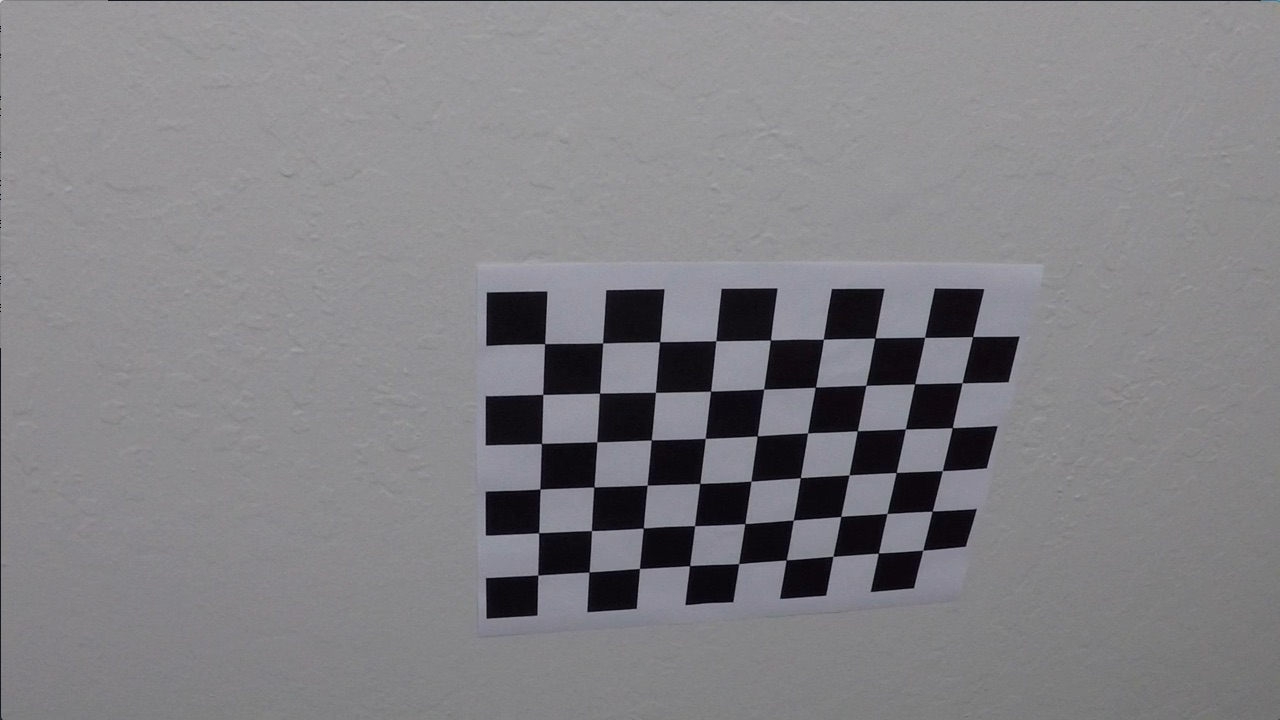
#> input picture camera_cal/calibration10.jpg, 1280 x 720 px; its folder holds only this picture in this run
$ jupyter execute --allow-errors 'Distortion Correction.ipynb'
#> lines starting #> are read from the running program, lines starting #| are printed output that depends on the picture
# Distortion correction

In Below function based on the number of inner corners on the chessboard, I prepare the "object points", which are the (x, y, z) coordinates of where the chessboard corners are in the real world

lets import all the library to correct the distortion image

[cell 1]
import cv2
import numpy as np
import glob
import matplotlib.pyplot as plt
import os.path as path

[cell 2]
def distortionCorrection(calib_images_dir):
       # prepare object points, like (0,0,0), (1,0,0), (2,0,0) ....,(6,5,0)
#> called with calib_images_dir = 'camera_cal'
    objp = np.zeros((6 * 9, 3), np.float32)
    objp[:, :2] = np.mgrid[0:9, 0:6].T.reshape(-1, 2)

    # Arrays to store object points and image points from all the images.
    objpoints = []  # 3d points in real world space
    imgpoints = []  # 2d points in image plane.

    # Make a list of calibration images
    images = glob.glob(path.join(calib_images_dir, 'calibration*.jpg'))

    # Step through the list and search for chessboard corners
    for filename in images:

        img = cv2.imread(filename)
#> img is the input picture: shape (720, 1280, 3); mean B, G, R 133.1, 129.4, 130.2
        gray = cv2.cvtColor(img, cv2.COLOR_BGR2GRAY)

        # Find the chessboard corners
        pattern_found, corners = cv2.findChessboardCorners(gray, (9, 6), None)
#> pattern_found = True; corners = 54 rows, first 8: [545.3, 343.1], [602.7, 342.8], [660.1, 341.3], [715.8, 340.7], [770.6, 340], [823.5, 339.2], [874.3, 338.5], [925.1, 337.4]

        if pattern_found is True:
            objpoints.append(objp)
            imgpoints.append(corners)
    ret, mtx, dist, rvecs, tvecs = cv2.calibrateCamera(objpoints, imgpoints, gray.shape[::-1], None, None)
#> ret = 0.68; mtx = [[1143.7, 0, 681.7], [0, 1109.2, 367.7], [0, 0, 1]]; dist = [[-0.515, 2.99, -0.00876, 0.00937, 1.41]]; rvecs = ([0.451, -0.252, 0.0361],); tvecs = ([-2.31, -0.422, 19.12],)

    return ret, mtx, dist, rvecs, tvecs

Now using undistort function we will undistort the images from the camera

[cell 3]
def undistort(frame, mtx, dist):

    frame_undistorted = cv2.undistort(frame, mtx, dist, newCameraMatrix=mtx)
    return frame_undistorted

Below function will show the correct image using above function

[cell 4]
def showDisortImageToCorrectImage():
    ret, mtx, dist, rvecs, tvecs = distortionCorrection(calib_images_dir='camera_cal')
#> ret = 0.68; dist = [[-0.515, 2.99, -0.00876, 0.00937, 1.41]]; rvecs = ([0.451, -0.252, 0.0361],); tvecs = ([-2.31, -0.422, 19.12],)
    img = cv2.imread('camera_cal/calibration1.jpg')
    img_undistorted = undistort(img, mtx, dist)
    f, (ax1, ax2) = plt.subplots(1, 2, figsize=(10, 4))
    f.tight_layout()
    ax1.imshow(img)
    ax1.plot(580   , 173, '.')
    ax1.plot(577 , 274 , '.')
    ax1.plot(457, 269, '.')
    ax1.plot(463, 160, '.')
    ax1.set_title('Original Image', fontsize=10)
    ax2.imshow(img_undistorted)
    ax2.set_title('Undistorted and Warped Image', fontsize=10)
    plt.subplots_adjust(left=0., right=1, top=0.9, bottom=0.)
    plt.show()

#> (a cell that did not finish here is left out)

[cell 6]
ret, mtx, dist, rvecs, tvecs = distortionCorrection(calib_images_dir='camera_cal')
#> ret = 0.68; dist = [[-0.515, 2.99, -0.00876, 0.00937, 1.41]]; rvecs = ([0.451, -0.252, 0.0361],); tvecs = ([-2.31, -0.422, 19.12],)
img = cv2.imread('test_images/test2.jpg')
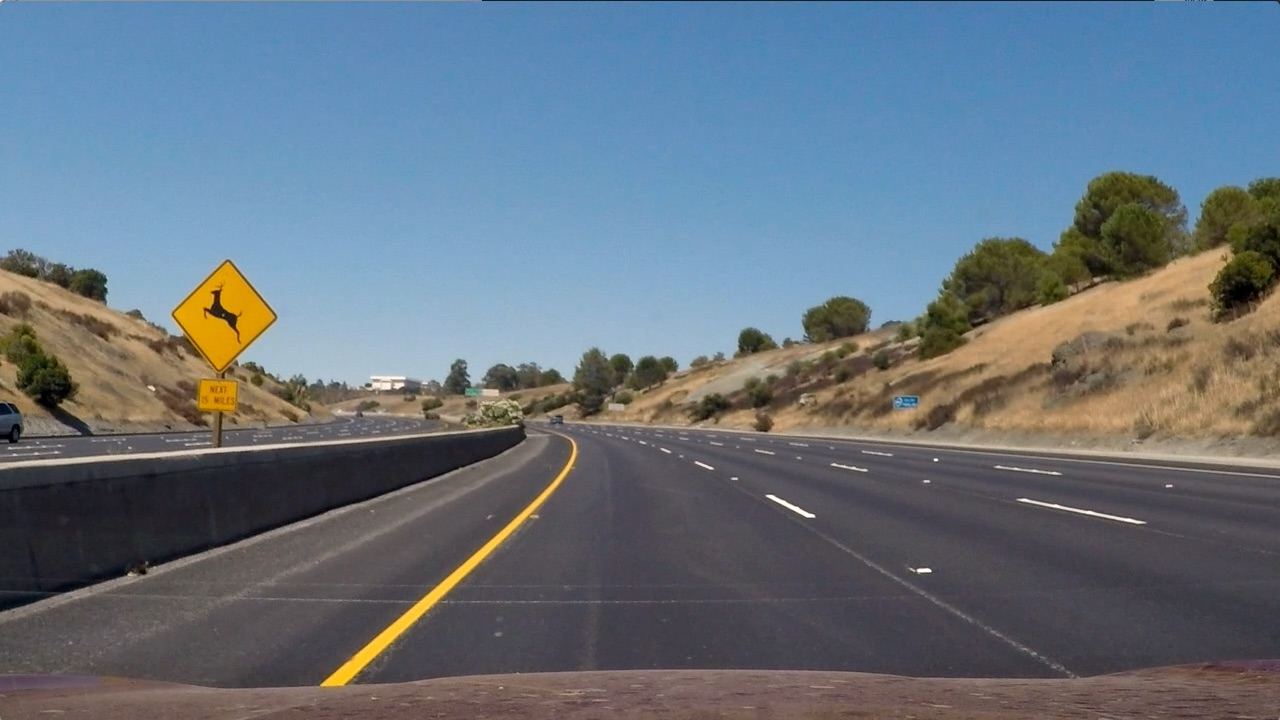
#> input picture test_images/test2.jpg, 1280 x 720 px
#> img is the input picture: shape (720, 1280, 3); mean B, G, R 125.5, 114.6, 102.8
img_undistorted = undistort(img, mtx, dist)
#> in undistort (call 2), `frame_undistorted = cv2.undistort(frame, mtx, dist, newCameraMatrix=mtx)`:
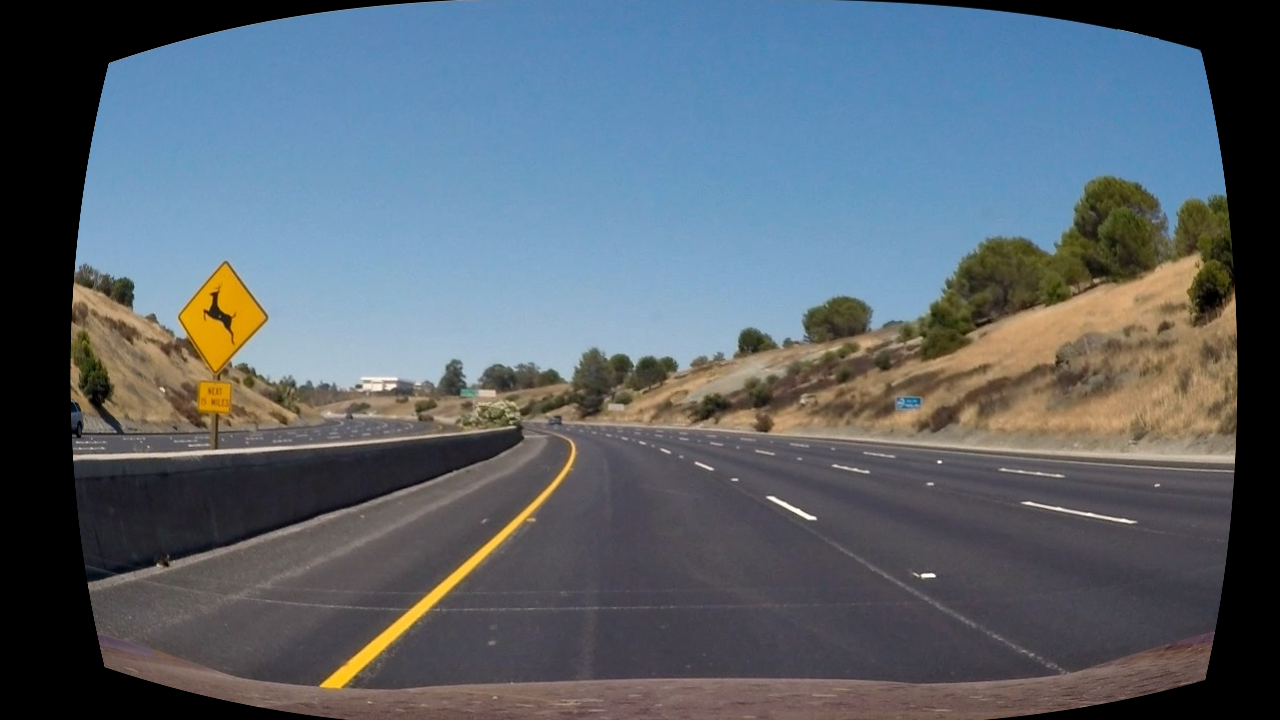
#> frame_undistorted: shape (720, 1280, 3); mean B, G, R 109.5, 100, 89.6
cv2.imwrite('img/test_calibration_before.jpg', img)
cv2.imwrite('img/test_calibration_after.jpg', img_undistorted)
#> Out = True
